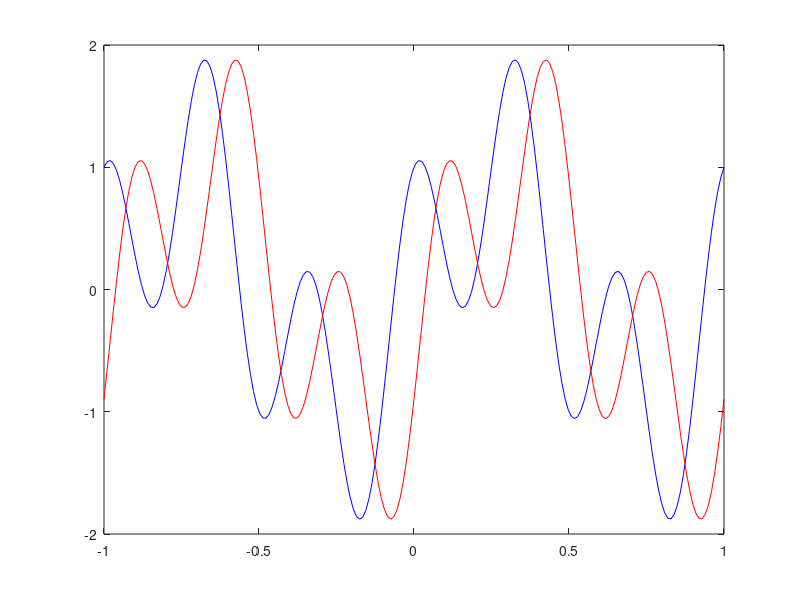

This figure's MATLAB source: (Note: this script raises an error after producing the figure.)
clear;
close all;
period=2;
x=linspace(-period/2,period/2,200);
k=6*pi;
shift=.1;
f=@(x) cos(k*x)+sin(2*pi*x);
f1=f(x);
f2=f(x-shift);
plot(x,f1,'b',x,f2,'r');
[computedShift]=computeSignalShift(f1,f2,period)